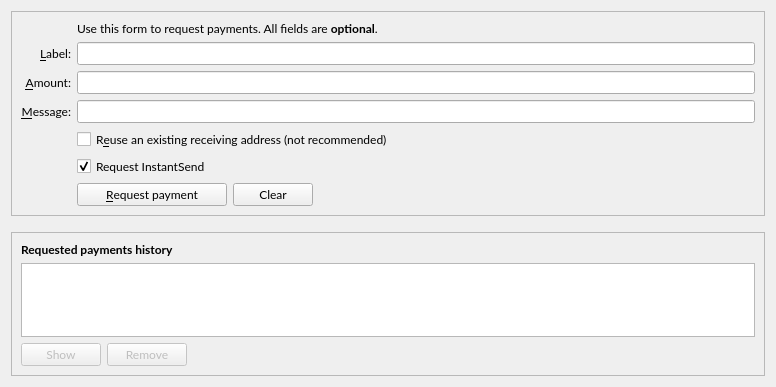
<?xml version="1.0" encoding="UTF-8"?>
<ui version="4.0">
 <class>ReceiveCoinsDialog</class>
 <widget class="QWidget" name="ReceiveCoinsDialog">
  <property name="geometry">
   <rect>
    <x>0</x>
    <y>0</y>
    <width>776</width>
    <height>387</height>
   </rect>
  </property>
  <property name="font">
   <font>
    <family>Lato</family>
   </font>
  </property>
  <layout class="QVBoxLayout" name="verticalLayout" stretch="0,0,1">
   <item>
    <widget class="QFrame" name="frame2">
     <property name="sizePolicy">
      <sizepolicy hsizetype="Preferred" vsizetype="Expanding">
       <horstretch>0</horstretch>
       <verstretch>0</verstretch>
      </sizepolicy>
     </property>
     <property name="frameShape">
      <enum>QFrame::StyledPanel</enum>
     </property>
     <property name="frameShadow">
      <enum>QFrame::Sunken</enum>
     </property>
     <layout class="QVBoxLayout" name="verticalLayout_3">
      <item>
       <layout class="QGridLayout" name="gridLayout">
        <item row="7" column="2">
         <widget class="QCheckBox" name="reuseAddress">
          <property name="toolTip">
           <string>Reuse one of the previously used receiving addresses.&lt;br&gt;Reusing addresses has security and privacy issues.&lt;br&gt;Do not use this unless re-generating a payment request made before.</string>
          </property>
          <property name="text">
           <string>R&amp;euse an existing receiving address (not recommended)</string>
          </property>
         </widget>
        </item>
        <item row="7" column="0">
         <widget class="QLabel" name="label_4">
          <property name="text">
           <string/>
          </property>
         </widget>
        </item>
        <item row="6" column="0">
         <widget class="QLabel" name="label_3">
          <property name="toolTip">
           <string>An optional message to attach to the payment request, which will be displayed when the request is opened. Note: The message will not be sent with the payment over the Absolute network.</string>
          </property>
          <property name="text">
           <string>&amp;Message:</string>
          </property>
          <property name="alignment">
           <set>Qt::AlignRight|Qt::AlignTrailing|Qt::AlignVCenter</set>
          </property>
          <property name="buddy">
           <cstring>reqMessage</cstring>
          </property>
         </widget>
        </item>
        <item row="4" column="2">
         <widget class="QLineEdit" name="reqLabel">
          <property name="toolTip">
           <string>An optional label to associate with the new receiving address.</string>
          </property>
         </widget>
        </item>
        <item row="6" column="2">
         <widget class="QLineEdit" name="reqMessage">
          <property name="toolTip">
           <string>An optional message to attach to the payment request, which will be displayed when the request is opened.&lt;br&gt;Note: The message will not be sent with the payment over the Absolute network.</string>
          </property>
         </widget>
        </item>
        <item row="2" column="2">
         <widget class="QLabel" name="label_5">
          <property name="text">
           <string>Use this form to request payments. All fields are &lt;b&gt;optional&lt;/b&gt;.</string>
          </property>
         </widget>
        </item>
        <item row="4" column="0">
         <widget class="QLabel" name="label_2">
          <property name="toolTip">
           <string>An optional label to associate with the new receiving address.</string>
          </property>
          <property name="text">
           <string>&amp;Label:</string>
          </property>
          <property name="alignment">
           <set>Qt::AlignRight|Qt::AlignTrailing|Qt::AlignVCenter</set>
          </property>
          <property name="buddy">
           <cstring>reqLabel</cstring>
          </property>
         </widget>
        </item>
        <item row="5" column="0">
         <widget class="QLabel" name="label">
          <property name="toolTip">
           <string>An optional amount to request. Leave this empty or zero to not request a specific amount.</string>
          </property>
          <property name="text">
           <string>&amp;Amount:</string>
          </property>
          <property name="alignment">
           <set>Qt::AlignRight|Qt::AlignTrailing|Qt::AlignVCenter</set>
          </property>
          <property name="buddy">
           <cstring>reqAmount</cstring>
          </property>
         </widget>
        </item>
        <item row="5" column="2">
         <widget class="BitcoinAmountField" name="reqAmount">
          <property name="minimumSize">
           <size>
            <width>80</width>
            <height>0</height>
           </size>
          </property>
          <property name="toolTip">
           <string>An optional amount to request. Leave this empty or zero to not request a specific amount.</string>
          </property>
         </widget>
        </item>
        <item row="9" column="2">
         <layout class="QHBoxLayout" name="horizontalLayout">
          <item>
           <widget class="QPushButton" name="receiveButton">
            <property name="minimumSize">
             <size>
              <width>150</width>
              <height>0</height>
             </size>
            </property>
            <property name="text">
             <string>&amp;Request payment</string>
            </property>
           </widget>
          </item>
          <item>
           <widget class="QPushButton" name="clearButton">
            <property name="sizePolicy">
             <sizepolicy hsizetype="Minimum" vsizetype="Fixed">
              <horstretch>0</horstretch>
              <verstretch>0</verstretch>
             </sizepolicy>
            </property>
            <property name="toolTip">
             <string>Clear all fields of the form.</string>
            </property>
            <property name="text">
             <string>Clear</string>
            </property>
            <property name="autoDefault">
             <bool>false</bool>
            </property>
           </widget>
          </item>
          <item>
           <spacer name="horizontalSpacer">
            <property name="orientation">
             <enum>Qt::Horizontal</enum>
            </property>
            <property name="sizeHint" stdset="0">
             <size>
              <width>40</width>
              <height>20</height>
             </size>
            </property>
           </spacer>
          </item>
         </layout>
        </item>
        <item row="9" column="0">
         <widget class="QLabel" name="label_7">
          <property name="text">
           <string/>
          </property>
         </widget>
        </item>
        <item row="8" column="2">
         <widget class="QCheckBox" name="checkUseInstantSend">
          <property name="text">
           <string>Request InstantSend</string>
          </property>
          <property name="checked">
           <bool>true</bool>
          </property>
         </widget>
        </item>
       </layout>
      </item>
     </layout>
    </widget>
   </item>
   <item>
    <spacer name="verticalSpacer_2">
     <property name="orientation">
      <enum>Qt::Vertical</enum>
     </property>
     <property name="sizeHint" stdset="0">
      <size>
       <width>20</width>
       <height>10</height>
      </size>
     </property>
    </spacer>
   </item>
   <item>
    <widget class="QFrame" name="frame">
     <property name="sizePolicy">
      <sizepolicy hsizetype="Preferred" vsizetype="Expanding">
       <horstretch>0</horstretch>
       <verstretch>0</verstretch>
      </sizepolicy>
     </property>
     <property name="frameShape">
      <enum>QFrame::StyledPanel</enum>
     </property>
     <property name="frameShadow">
      <enum>QFrame::Raised</enum>
     </property>
     <layout class="QVBoxLayout" name="verticalLayout_2">
      <item>
       <widget class="QLabel" name="label_6">
        <property name="font">
         <font>
          <weight>75</weight>
          <bold>true</bold>
         </font>
        </property>
        <property name="text">
         <string>Requested payments history</string>
        </property>
       </widget>
      </item>
      <item>
       <widget class="QTableView" name="recentRequestsView">
        <property name="contextMenuPolicy">
         <enum>Qt::CustomContextMenu</enum>
        </property>
        <property name="tabKeyNavigation">
         <bool>false</bool>
        </property>
        <property name="sortingEnabled">
         <bool>true</bool>
        </property>
       </widget>
      </item>
      <item>
       <layout class="QHBoxLayout" name="horizontalLayout_2">
        <item>
         <widget class="QPushButton" name="showRequestButton">
          <property name="enabled">
           <bool>false</bool>
          </property>
          <property name="toolTip">
           <string>Show the selected request (does the same as double clicking an entry)</string>
          </property>
          <property name="text">
           <string>Show</string>
          </property>
          <property name="autoDefault">
           <bool>false</bool>
          </property>
         </widget>
        </item>
        <item>
         <widget class="QPushButton" name="removeRequestButton">
          <property name="enabled">
           <bool>false</bool>
          </property>
          <property name="toolTip">
           <string>Remove the selected entries from the list</string>
          </property>
          <property name="text">
           <string>Remove</string>
          </property>
          <property name="autoDefault">
           <bool>false</bool>
          </property>
         </widget>
        </item>
        <item>
         <spacer name="horizontalSpacer_2">
          <property name="orientation">
           <enum>Qt::Horizontal</enum>
          </property>
          <property name="sizeHint" stdset="0">
           <size>
            <width>40</width>
            <height>20</height>
           </size>
          </property>
         </spacer>
        </item>
       </layout>
      </item>
     </layout>
    </widget>
   </item>
  </layout>
 </widget>
 <customwidgets>
  <customwidget>
   <class>BitcoinAmountField</class>
   <extends>QLineEdit</extends>
   <header>bitcoinamountfield.h</header>
   <container>1</container>
  </customwidget>
 </customwidgets>
 <tabstops>
  <tabstop>reqLabel</tabstop>
  <tabstop>reqAmount</tabstop>
  <tabstop>reqMessage</tabstop>
  <tabstop>reuseAddress</tabstop>
  <tabstop>receiveButton</tabstop>
  <tabstop>clearButton</tabstop>
  <tabstop>recentRequestsView</tabstop>
  <tabstop>showRequestButton</tabstop>
  <tabstop>removeRequestButton</tabstop>
 </tabstops>
 <resources>
  <include location="../absolute.qrc"/>
 </resources>
 <connections/>
</ui>
